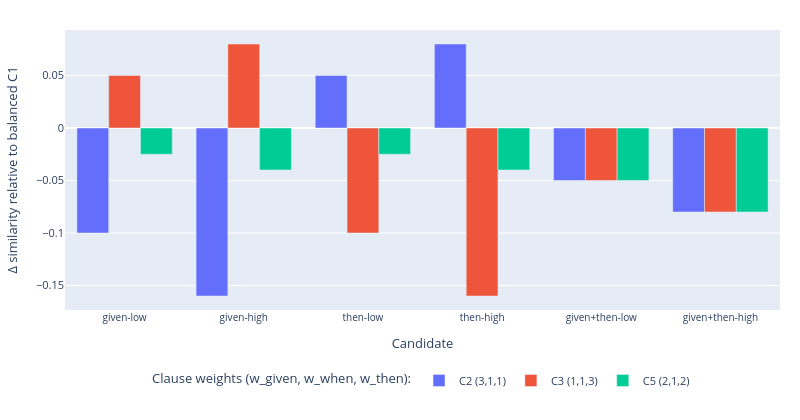

Write notebook code for a chart like this one.
### Code cell
df_plot = df_w.copy()

# cria rótulo de regime de cláusula
df_plot["clause_regime"] = df_plot.apply(label_clause_config, axis=1)

# separa baseline de pesos (C1)
df_c1 = df_plot[df_plot["clause_regime"] == "C1 (1,1,1)"][["candidate_name", "similarity_result"]]
df_c1 = df_c1.rename(columns={"similarity_result": "sim_c1"})

# junta para ter sim_c1 em todas as linhas
df_delta = df_plot.merge(df_c1, on="candidate_name", how="left")
df_delta["delta_similarity"] = df_delta["similarity_result"] - df_delta["sim_c1"]

# labels dos candidatos
df_delta["candidate_label"] = df_delta["candidate_name"].map(label_map).fillna(df_delta["candidate_name"])
df_delta["candidate_label"] = pd.Categorical(
    df_delta["candidate_label"],
    categories=candidate_order,
    ordered=True
)

# --- filtro: remove baseline e remove C1 (que tem Δ = 0) ---
mask = (
    (df_delta["clause_regime"] != "C1 (1,1,1)") &
    (df_delta["candidate_label"] != "baseline")
)
df_plot_bar = df_delta[mask]

fig = px.bar(
    df_plot_bar,
    x="candidate_label",
    y="delta_similarity",
    color="clause_regime",
    barmode="group",
    labels={
        "candidate_label": "Candidate",
        "delta_similarity": "Δ similarity relative to balanced C1",
        "clause_regime": "Clause-weight configuration"
    },
)

fig.update_layout(
    width=800,
    height=420,
    margin=dict(l=60, r=20, t=30, b=110),
    legend_title_text="Clause weights (w_given, w_when, w_then):",
    legend=dict(
        orientation="h",
        x=0.5,
        xanchor="center",
        y=-0.2,
        yanchor="top"
    ),
    font=dict(size=11)
)

fig.update_xaxes(
    tickfont=dict(size=10)
)

fig.show()

### Figure 1 — Plotly figure (JSON) as saved in the notebook; plotly's stock layout.template omitted (floating-point values rounded to 4 significant figures)
{"data": [{"alignmentgroup": "True", "hovertemplate": "Clause-weight configuration=C2 (3,1,1)<br>Candidate=%{x}<br>Δ similarity relative to balanced C1=%{y}<extra></extra>", "legendgroup": "C2 (3,1,1)", "marker": {"color": "#636efa", "pattern": {"shape": ""}}, "name": "C2 (3,1,1)", "offsetgroup": "C2 (3,1,1)", "orientation": "v", "showlegend": true, "textposition": "auto", "type": "bar", "x": ["given-low", "given-high", "then-low", "then-high", "given+then-low", "given+then-high"], "xaxis": "x", "y": [-0.1, -0.16, 0.05, 0.08, -0.05, -0.08], "yaxis": "y"}, {"alignmentgroup": "True", "hovertemplate": "Clause-weight configuration=C3 (1,1,3)<br>Candidate=%{x}<br>Δ similarity relative to balanced C1=%{y}<extra></extra>", "legendgroup": "C3 (1,1,3)", "marker": {"color": "#EF553B", "pattern": {"shape": ""}}, "name": "C3 (1,1,3)", "offsetgroup": "C3 (1,1,3)", "orientation": "v", "showlegend": true, "textposition": "auto", "type": "bar", "x": ["given-low", "given-high", "then-low", "then-high", "given+then-low", "given+then-high"], "xaxis": "x", "y": [0.05, 0.08, -0.1, -0.16, -0.05, -0.08], "yaxis": "y"}, {"alignmentgroup": "True", "hovertemplate": "Clause-weight configuration=C5 (2,1,2)<br>Candidate=%{x}<br>Δ similarity relative to balanced C1=%{y}<extra></extra>", "legendgroup": "C5 (2,1,2)", "marker": {"color": "#00cc96", "pattern": {"shape": ""}}, "name": "C5 (2,1,2)", "offsetgroup": "C5 (2,1,2)", "orientation": "v", "showlegend": true, "textposition": "auto", "type": "bar", "x": ["given-low", "given-high", "then-low", "then-high", "given+then-low", "given+then-high"], "xaxis": "x", "y": [-0.025, -0.04, -0.025, -0.04, -0.05, -0.08], "yaxis": "y"}], "layout": {"barmode": "group", "font": {"size": 11}, "height": 420, "legend": {"orientation": "h", "title": {"text": "Clause weights (w_given, w_when, w_then):"}, "tracegroupgap": 0, "x": 0.5, "xanchor": "center", "y": -0.2, "yanchor": "top"}, "margin": {"b": 110, "l": 60, "r": 20, "t": 30}, "width": 800, "xaxis": {"anchor": "y", "domain": [0, 1], "tickfont": {"size": 10}, "title": {"text": "Candidate"}}, "yaxis": {"anchor": "x", "domain": [0, 1], "title": {"text": "Δ similarity relative to balanced C1"}}}}
